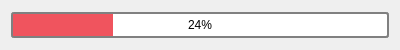
<?xml version="1.0" encoding="UTF-8"?>
<ui version="4.0">
 <class>Form</class>
 <widget class="QWidget" name="Form">
  <property name="geometry">
   <rect>
    <x>0</x>
    <y>0</y>
    <width>400</width>
    <height>50</height>
   </rect>
  </property>
  <property name="windowTitle">
   <string>Form</string>
  </property>
  <property name="styleSheet">
   <string notr="true">/*region OneClock*/
#OneClockWidget {
    font-family: 'Microsoft YaHei UI', serif;
    background-color: #3A4055;
}

#btn_clock {
    border-top-left-radius: 6px;
    border-bottom-left-radius: 6px;
    border-bottom: 1px solid white;
    border-top: 1px solid white;
    border-left: 1px solid white;
}

.QPushButton:checked {
    background-color: #f0545e;
    border: None;
}

#btn_comp {
    border-top-right-radius: 6px;
    border-bottom-right-radius: 6px;
    border-bottom: 1px solid white;
    border-top: 1px solid white;
    border-right: 1px solid white;
}

#btn_start {
    background-color: #f0545e;
    border-radius: 16px;

    font-size: 10pt;
    color: white;
}

#btn_start:hover {
    border: 1px solid white;
}

#list_mis {
    color: white;
    background: #3A4055;
    font-size: 15pt;
    alignment: center;
    border: none;
}

/*endregion*/

/*region Progress Bar*/
#progress {
    border: 2px solid grey;
    text-align:center;
    border-radius: 3px;
}

#progress::chunk {
    background-color: #f0545e;
    width: 20px;
}

/*endregion*/</string>
  </property>
  <layout class="QGridLayout" name="gridLayout">
   <item row="0" column="0">
    <widget class="QProgressBar" name="progress">
     <property name="value">
      <number>24</number>
     </property>
    </widget>
   </item>
  </layout>
 </widget>
 <resources/>
 <connections/>
</ui>
